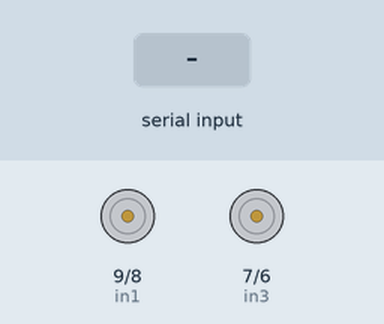
The sketch below on a simulated Arduino Uno, built with avr-gcc and run on an emulated ATmega328P. Shown: motor-driver pin pairs drawn as motors (green arrow = first pin HIGH = forward, orange = second pin HIGH = backward, longer = more drive, scaled by the enable pin). Inputs (shaded band) come from the test bench. What the sketch prints to the serial monitor is not drawn.

Above: at 1.2 s.
1.3 s: "w" received over Serial
At 1.6 s:
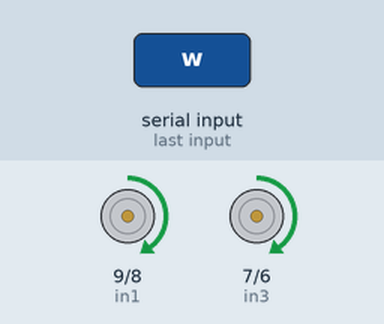
3.3 s: "s" received over Serial
At 3.7 s:
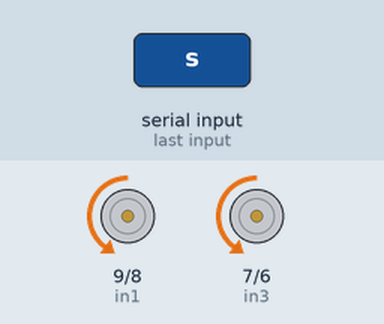
5.3 s: "a" received over Serial
At 5.7 s:
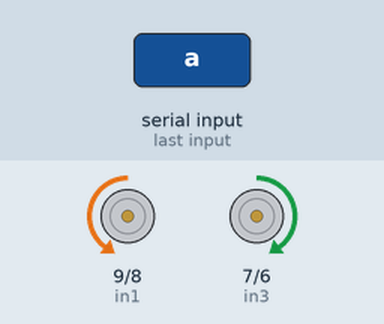
7.3 s: "d" received over Serial
At 7.7 s:
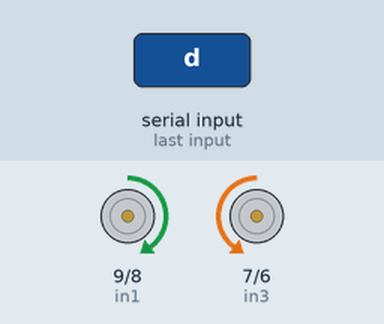
Timing chart, 0 to 10.3 s (numbered marks = the images above; inputs shaded):
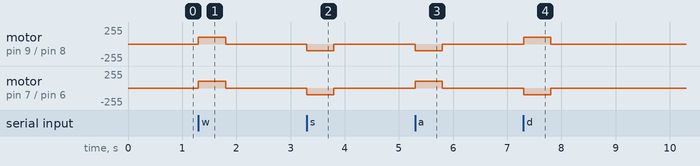

The sketch:

diff_drive.ino
```cpp
// Left Motor (A)
int enA = 3;
int in1 = 9;
int in2 = 8;
// Right Motor (B)
int enB = 5;
int in3 = 7;
int in4 = 6;
int sp = 100;
int len = 500;
int inByte = 0 ;

void setup()
{
  // Declare motor control pins to be in output
  pinMode(enA, OUTPUT);
  pinMode(enB, OUTPUT);
  pinMode(in1, OUTPUT);
  pinMode(in2, OUTPUT);
  pinMode(in3, OUTPUT);
  pinMode(in4, OUTPUT);

  Serial.begin(9600);
  //while (!Serial) {
  // ; // wait for serial port to connect. Needed for native USB port only
  //}
  Serial.write("STEVE-0.1");
}

/*  Move forward function
    Dir (Boolean) { true: Forward,
          false: Backward }
    Spd (Int) { 0 <-> 255 }
    Dur (Int) { Duration (in ms) }
*/

void moveBot(bool dir, int spd, int dur) {
  // Motor A
  digitalWrite(in1, dir);
  digitalWrite(in2, !dir);  //The '!' symbol inverts the boolean value. So for example, if dir is true, !dir is false.
  // Motor B
  digitalWrite(in3, dir);
  digitalWrite(in4, !dir);
  // Set motor speed to spd
  analogWrite(enA, spd);
  analogWrite(enB, spd);
  //Motion Duration
  delay(dur);
}

/*  Rotate function
    Dir (Boolean) { true: Clockwise,
          false: Anti-clockwise }
    Spd (Int) { 0 <-> 255 }
    Dur (Int) { Duration (in ms) }
*/

void rotateBot(bool dir, int spd, int dur) {
  // Motor A
  digitalWrite(in1, dir);
  digitalWrite(in2, !dir);  //The '!' symbol inverts the boolean value. So for example, if dir is true, !dir is false.
  // Motor B
  digitalWrite(in3, !dir);
  digitalWrite(in4, dir);
  // Set motor speed to spd
  analogWrite(enA, spd);
  analogWrite(enB, spd);
  //Rotation Duration
  delay(dur);
}

//Turn off both motors
void stopMotors() {
  digitalWrite(in1, LOW);
  digitalWrite(in2, LOW);
  digitalWrite(in3, LOW);
  digitalWrite(in4, LOW);
}

void loop()
{
  // Move forward for 2s @ speed 200
  //moveBot(true, sp, 1000);

  //stopMotors();
  // Rotate bot for 1s clockwise @ speed 150
  //rotateBot(true, sp, 1000);
  // Move backward for 2s @ speed 200
  //moveBot(false, sp, 1000);
  // Rotate bot for 1s anti-clockwise @ speed 150
  //rotateBot(false, sp, 1000);
  // Stop motors for 1s @ speed 200
  //moveBot(false, sp, 1000);
  //stopMotors();
  if (Serial.available() > 0) {
    // get incoming byte:
    inByte = Serial.read();
    switch (inByte){
      case ']':
        sp = sp + 10;
        break;
      case '[':
        sp = sp - 10;
        break;
      case '}':
        len = len + 50;
        break;
      case '{':
        len = len - 50;
        break;
      case 'w':
        moveBot(true,sp,len);
        stopMotors();
        break;
      case 's':
        moveBot(false,sp,len);
        stopMotors();
        break;
      case 'a':
        rotateBot(false,sp,len);
        stopMotors();
        break;
      case 'd':
        rotateBot(true,sp,len);
        stopMotors();
        break;

    }
  }
}
```

Measured:
- after the input at 1.3 s, motor on pin 9 (in1) / pin 8 (in2), motor on pin 7 (in3) / pin 6 (in4): stopped → forward 100/255 at once, → stopped 0.50 s later
- after the input at 3.3 s, motor on pin 9 (in1) / pin 8 (in2), motor on pin 7 (in3) / pin 6 (in4): stopped → backward 100/255 at once, → stopped 0.50 s later
- after the input at 5.3 s, motor on pin 9 (in1) / pin 8 (in2): stopped → backward 100/255 at once, → stopped 0.50 s later; motor on pin 7 (in3) / pin 6 (in4): stopped → forward 100/255 at once, → stopped 0.50 s later
- after the input at 7.3 s, motor on pin 9 (in1) / pin 8 (in2): stopped → forward 100/255 at once, → stopped 0.50 s later; motor on pin 7 (in3) / pin 6 (in4): stopped → backward 100/255 at once, → stopped 0.50 s later
